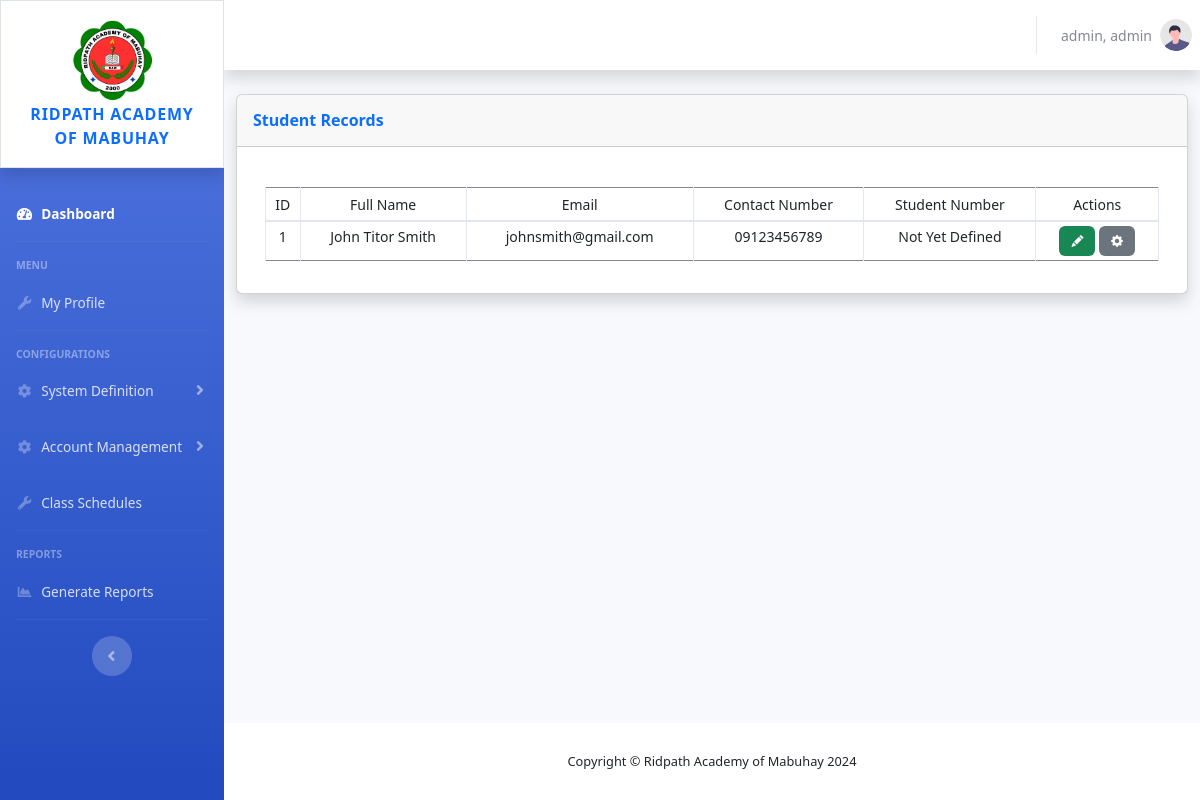
The app's page /admin/studentrecords.php (signed in), older data.
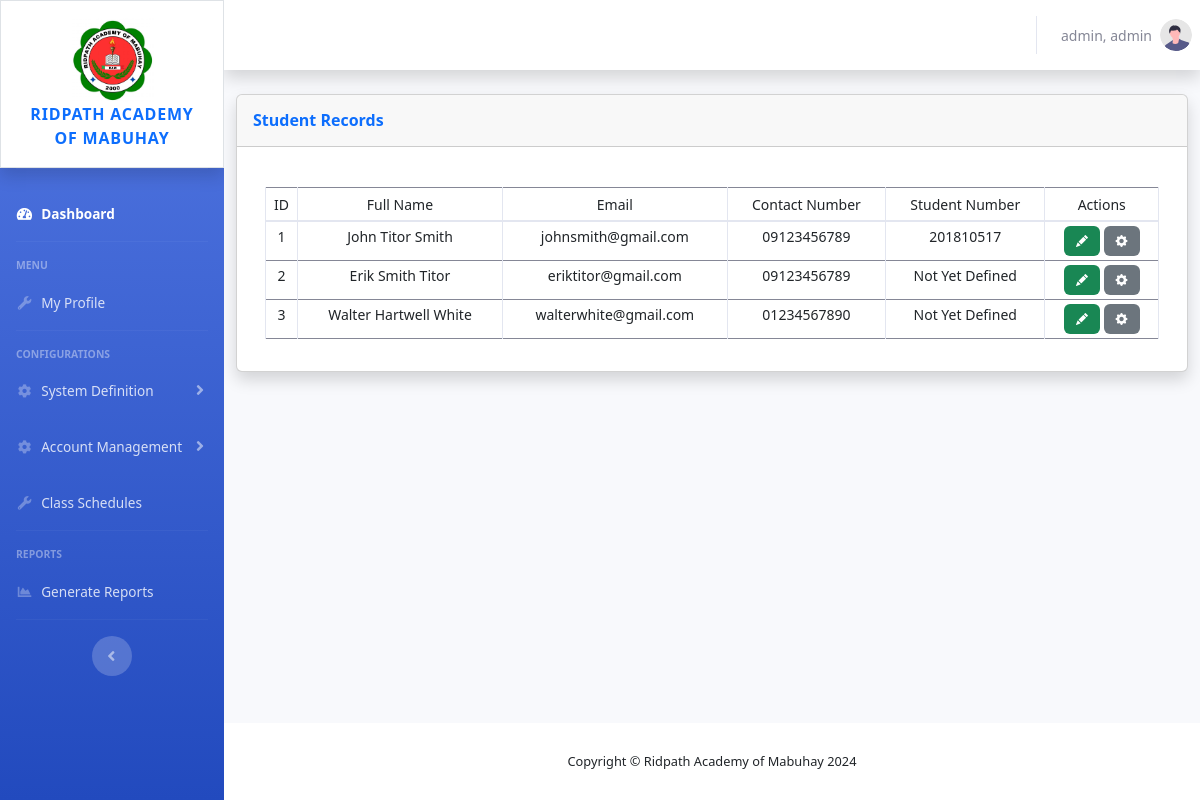
The same page, newer data.
### tables this page shows
CREATE TABLE `students` (
  `tempID` int(254) NOT NULL,
  `firstname` varchar(100) NOT NULL,
  `middlename` varchar(100) NOT NULL,
  `lastname` varchar(100) NOT NULL,
  `birthday` varchar(20) NOT NULL,
  `gender` varchar(10) NOT NULL,
  `address` varchar(500) NOT NULL,
  `email` varchar(100) NOT NULL,
  `contactnumber` varchar(100) NOT NULL,
  `studentnumber` varchar(100) NOT NULL,
  `password` varchar(254) NOT NULL,
  `userRole` int(10) NOT NULL,
  `isassignedtosection` int(2) NOT NULL DEFAULT 0,
  `isactive` varchar(10) NOT NULL
);

### admin/studentrecords.php (the view, shortened to what the changed rows need)
<?php
    require '../shared/header.php';
?>
                <div class="container-fluid">
                    <div class="row">
                        <div class="col-xl-12 col-lg-12">
                            <div class="card shadow mb-4">
                                <div class="card-body">
                                    <div class="container">
                                    <div class="table-responsive mt-4">
                                    <table class="table table-hover table-bordered table-sm w-100" id="table">
                                        <thead>
                                        <tr>
                                            <th scope="col" class="text-center" id="th"><small>ID</small></th>
                                            <th scope="col" class="text-center" id="th"><small>Full Name</small></th>
                                            <th scope="col" class="text-center" id="th"><small>Email</small></th>
                                            <th scope="col" class="text-center" id="th"><small>Contact Number</small></th>
                                            <th scope="col" class="text-center" id="th"><small>Student Number</small></th>
                                            <th scope="col" class="text-center" id="th"><small>Actions</small></th>
                                        </tr>
                                        </thead>
                                        <tbody>
                                        <?php
                                        $fetchQuery = "SELECT * FROM students";
                                        $fetchedData = mysqli_query($conn, $fetchQuery);
                                        while($DataArray = mysqli_fetch_assoc($fetchedData)){
                                            $ID = $DataArray['tempID'];
                                            $fullname = ucfirst($DataArray['firstname']).' '.ucfirst($DataArray['middlename']).' '.ucfirst($DataArray['lastname']);
                                            $email = $DataArray['email'];
                                            $contactnumber = $DataArray['contactnumber'];
                                            $studentnumber = ($DataArray['studentnumber'] != null) ? $DataArray['studentnumber'] : "Not Yet Defined" ;
                                            ?>
                                            <tr>
                                                <td class="text-center" id="td"><?php echo $ID; ?></td>
                                                <td class="text-center" id="td"><?php echo $fullname; ?></td>
                                                <td class="text-center" id="td"><?php echo $email; ?></td>
                                                <td class="text-center" id="td"><?php echo $contactnumber; ?></td>
                                                <td class="text-center" id="td"><?php echo $studentnumber; ?></td>
                                                <td class="text-center" id="td">
                                                    <button class="btn btn-success border-0" title="Edit Student Details" id="table-button"
                                                            data-bs-toggle="modal"
                                                            data-bs-target="#modal-Edit"
                                                            data-bs-tempID="<?php echo $ID;?>"
                                                            >
                                                            <i class="bi bi-pencil-fill" id="table-btn-icon"></i>
                                                    </button>
                                                    <button class="btn btn-secondary border-0" title="Change Password" id="table-button"
                                                            data-bs-toggle="modal"
                                                            data-bs-target="#modal-EditPassword"
                                                            data-bs-tempID="<?php echo $ID;?>"
                                                            >
                                                            <i class="bi bi-gear-fill" id="table-btn-icon"></i>
                                                    </button>
                                                </td>
                                            </tr>
                                            <?php
                                        }
                                        ?>
                                        </tbody>
                                    </table>
                                    </div>
                                    </div>
                                </div>
                            </div>
                        </div>
                    </div>
                </div>
            </div>
<?php
    require '../shared/footer.php';
?>

Row changes from the older to the newer data that the page shows:
changed students "John Titor Smith": studentnumber "Not Yet Defined" → "201810517"
added students: tempID "2", fullname "Erik Smith Titor", email "eriktitor@gmail.com", contactnumber "09123456789", studentnumber "Not Yet Defined"
added students: tempID "3", fullname "Walter Hartwell White", email "walterwhite@gmail.com", contactnumber "01234567890", studentnumber "Not Yet Defined"
